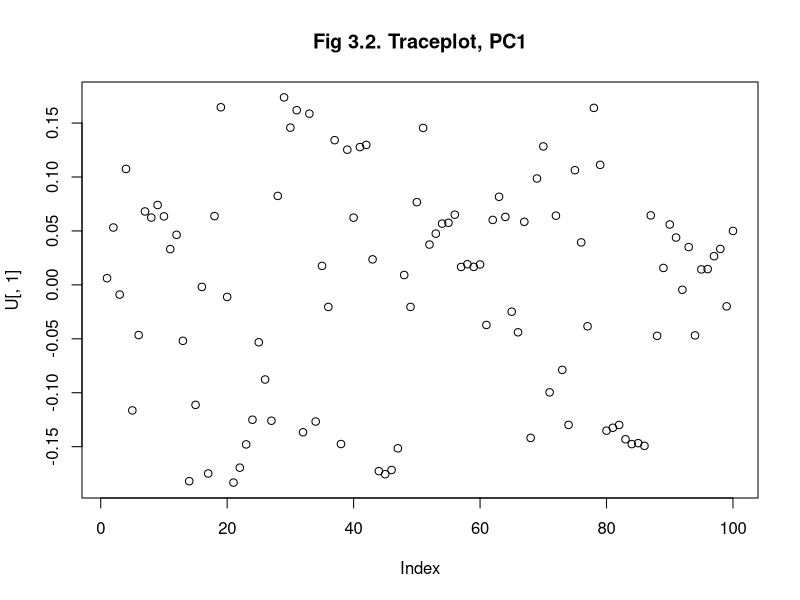
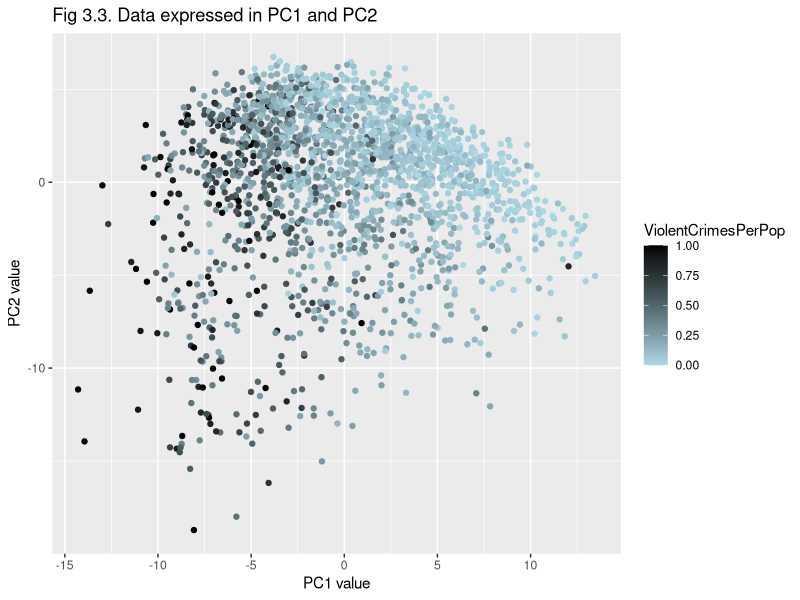
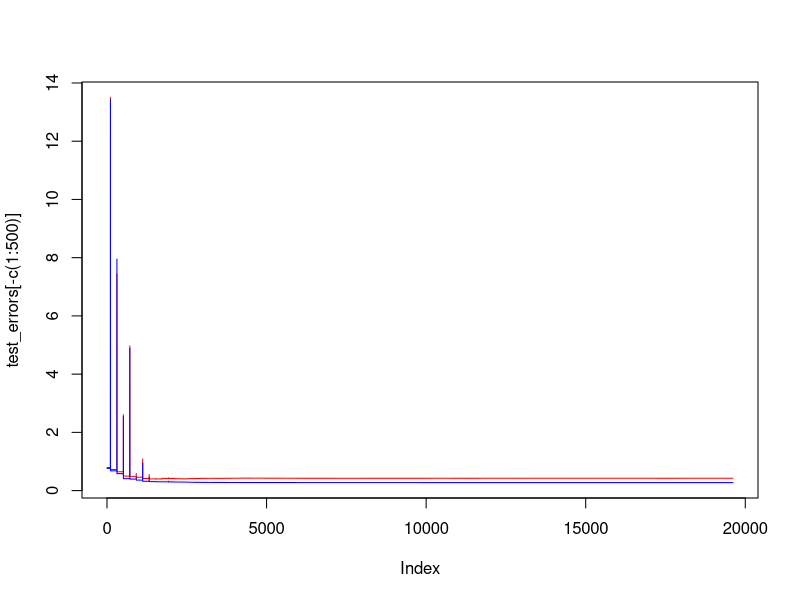
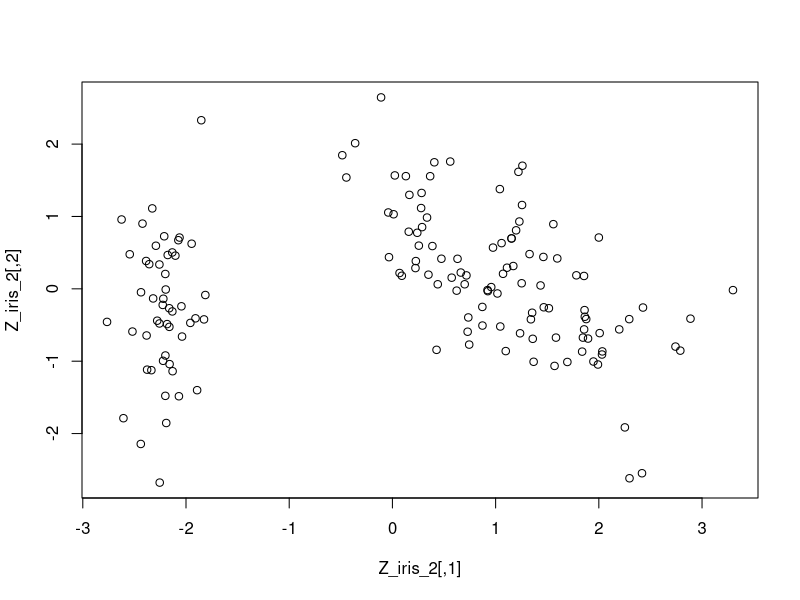

These figures' R source, in order:
## ---- chunk 1
# Setup

library(magrittr)
library(dplyr)
library(caret)
library(ggplot2)

crime_df <- read.csv("communities.csv")

## ---- chunk 2
# Assignment 3.1

# Establish a scaler for the entire dataset
scaler_crime1 <- crime_df %>%
  select(-"ViolentCrimesPerPop") %>%
  preProcess()

# Rescale the entire dataset and create X_crime
X_crime <- crime_df %>%
  select(-"ViolentCrimesPerPop") %>%
  predict(scaler_crime1, .) %>%
  as.matrix()

# Compute sample covariance matrix for X_crime
S_crime <- (1/nrow(X_crime)) * t(X_crime) %*% X_crime

# Calculate eigenvalues for the sample covariance matrix
U_crime <- eigen(S_crime)

# Calculate the percentage of variance explained by each PC
var_explained <- (100*U_crime$values / sum(U_crime$values)) %>%
  round(digits = 3)

cat("Variance explained by PC1:", var_explained[1] %>% sum(), "%\n")

cat("Variance explained by PC2:", var_explained[2] %>% sum(), "%\n")

# 35 PC's needed to achieve at least 95% variance explained
cat("Variance explained by first 35 PC's:",
    var_explained[1:35] %>% sum(), "%\n")

## ---- chunk 3
# Assignment 3.2

PCA_2 <- princomp(crime_df %>% select(-"ViolentCrimesPerPop") %>% scale())

# U contains the PC loadings
# The eigenvectors basically (columnwise)
U <- PCA_2$loadings

# Plot a trace plot for
plot(U[,1], main="Fig 3.2. Traceplot, PC1")

largest_contributors <- U[,1] %>% abs() %>% sort(decreasing = T) %>% names()
cat("Five largest contributors to PC1 are:\n")
cat(largest_contributors[1:5], sep = "\n")

## ---- chunk 4
# Assignment 3.2

Z_crime_2 <- X_crime %*% U_crime$vectors[,c(1,2)] %>%
  as.data.frame() %>%
  cbind(ViolentCrimesPerPop = crime_df$ViolentCrimesPerPop) %>%
  cbind(testcolor = c(1:1994))

ggplot(data = Z_crime_2,
       aes(x = Z_crime_2[,1],
           y = Z_crime_2[,2],
           col = ViolentCrimesPerPop)) +
  scale_color_gradient(low = "lightblue", high = "black") +
  geom_point() +
  ggtitle("Fig 3.3. Data expressed in PC1 and PC2") +
  xlab("PC1 value") +
  ylab("PC2 value")

## ---- chunk 5
# Assignment 3.3

## Split data into train and test
n = nrow(crime_df)
set.seed(12345)
id=sample(1:n, floor(n*0.5))
train=crime_df[id,]
test=crime_df[-id,]

## ---- chunk 6
# Assignment 3.3

# Establish Scaling
scaling <- train %>% preProcess()

# Scale train and test data
train <- predict(scaling, train)
test <- predict(scaling, test)

# Train lin reg model
model1 <- lm(data = train,
             formula = ViolentCrimesPerPop ~ .)

# Compute train error (MSE)
train_mse <- mean((train$ViolentCrimesPerPop - model1$fitted.values)^2)

# Predict new responses for the test data
test_pred <- predict(model1,
                     test[,-which(names(test) == "ViolentCrimesPerPop")])
test_mse <- mean((test$ViolentCrimesPerPop - test_pred)^2)

cat("Train mse:", train_mse, "\n")
cat("Test mse:", test_mse, "\n")

## ---- chunk 7
## Assignment 3.4

train_noresponse <- train[,-which(names(train) == "ViolentCrimesPerPop")]
y_true_train <- train[,which(names(train) == "ViolentCrimesPerPop")]

test_noresponse <- test[,-which(names(test) == "ViolentCrimesPerPop")]
y_true_test <- test[,which(names(test) == "ViolentCrimesPerPop")]

train_errors <- c()
test_errors <- c()
test_prints <- c(3)

# cost function
# data should NOT contain the response variable
# No intercept is included in the underlying model
cost_linreg <- function(theta){
  
  # Calculate train error
  y_pred_train <- as.matrix(train_noresponse) %*% theta
  train_cost <- mean((y_pred_train - y_true_train)^2)
  train_errors <<- c(train_errors, train_cost)
  
  # Calculate test error
  y_pred_test <- as.matrix(test_noresponse) %*% theta
  test_cost <- mean((y_pred_test - y_true_test)^2)
  test_errors <<- c(test_errors, test_cost)
  
  return(train_cost)
}

optim_object <- optim(rep(0, 100), method="BFGS", fn = cost_linreg, control = list(trace=T))

cat(test_prints, "\n")
## ---- chunk 8
# Iterate and stuff
# theta <- rep(0, 100)
# train_errors <- c()
# test_errors <- c()
# for(i in 1:1000){
#   cat(i, " ")
#   optim_object <- optim(theta, method="BFGS", fn = cost_linreg)
#   
#   # Compute and store train error
#   train_prediction <- as.matrix(train_noresponse) %*% optim_object$par
#   train_errors <- c(train_errors, mean((train_prediction - y_true)^2))
#   
#   # Compute and store test error
#   test_noresponse <- test[,-which(names(test) == "ViolentCrimesPerPop")]
#   test_prediction <- as.matrix(test_noresponse) %*% optim_object$par
#   test_errors <- c(test_errors, mean((test_prediction - y_true)^2))
#   
#   # Update theta
#   theta <- optim_object$par
# }

ylim <- c(min(train_errors[-c(1:500)], test_errors[-c(1:500)]), max(train_errors[-c(1:500)], test_errors[-c(1:500)]))
plot(test_errors[-c(1:500)], type="l", col="red", ylim = ylim)
points(train_errors[-c(1:500)], type="l", col="blue")
## ---- chunk 9
X_iris <- iris[,-5] %>% scale() # Drop Species col

# Calculate sample covariance matrix
S_iris <- 1/nrow(X_iris) * t(X_iris) %*% X_iris # Possibly divide by nrow(X_iris)-1

U_iris <- eigen(S_iris)

# Control calculation for the Eigenvalues (It worked!)
#S_iris %*% U_iris$vectors[,1]
#U_iris$values[1] * U_iris$vectors[,1]

# Calculate the new coordinates of the observations when using PC1 and PC2
# Also called scores
Z_iris_2 <- X_iris %*% U_iris$vectors[,c(1,2)]

# Plot new coordinates
plot(Z_iris_2)
## ---- chunk 10
# -V- NOT REQUIRED -V-

# Calculate loadings, or scores, for PC1 and PC2
#Z_crime_2 <- X_crime %*% U_crime$vectors[,c(1,2)]

#plot(Z_crime_2)

# Calculate approximate original data
#X_crime_approx <- Z_crime_2 %*% t(U_crime$vectors[,c(1,2)]) + scaler$mean

# -^- NOT REQUIRED -^-
